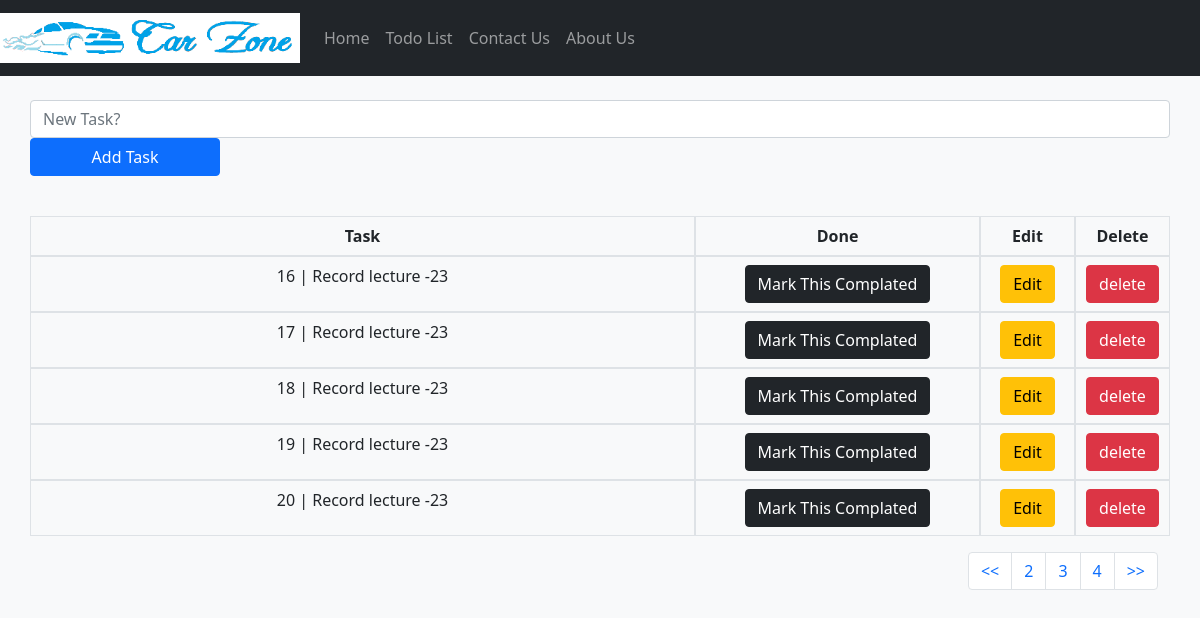
/todolist/?pg=3, run on the app's committed database.
### todolist_app/models.py (models this page shows, shortened)
class Tasklist(models.Model):
    task = models.CharField(max_length=300)
    done = models.BooleanField(default=False)

### todolist_app/views.py (the view)
# urls.py: path('todolist/', include('todolist_app.urls')),
def todolist(request):
    if request.method == "POST":
        form = TaskForm(request.POST or None)
        if form.is_valid():
            form.save()
        messages.success(request, 'New Task Added!')
        return redirect('todolist')
    else:
        all_tasks = Tasklist.objects.all()
        paginator = Paginator(all_tasks, 5)
        page = request.GET.get('pg')
        all_tasks = paginator.get_page(page)
        return render(request, 'todolist.html', {'all_tasks': all_tasks})

### todolist_app/templates/todolist.html (shortened to what this page needs)
{% extends 'base.html' %}
{% block content %}
  <div class="container">
      <form method="POST" class="row">
          <input type="text" class="form-control col-lg-6" name="task" placeholder="New Task?">
          <button type="submit" class="btn btn-primary col-lg-2">Add Task</button>
      </form>
      <br>
      <table class="table table-bordered text-center">
          <thead class="thead-dark">
              <tr class="row">
                  <th class="col-7">Task</th>
                  <th class="col-3">Done</th>
                  <th class="col-1">Edit</th>
                  <th class="col-1">Delete</th>
              </tr>
          </thead>
          <tbody>
          {% if all_tasks %}
              {% for obj in all_tasks %}
                  {% if obj.done %}
                  <tr class="table-success row">
                      <td class="col-7">{{obj.id}} | {{obj.task}}</td>
                      <td class="col-3"><a href="{% url 'pending_task' obj.id %}"><button type="button" class="btn btn-dark">Mark this Pending</button></a></td>
                      <td class="col-1"><a href="{% url 'edit_task' obj.id %}"><button type="button" class="btn btn-warning">Edit</button></a></td>
                      <td class="col-1"><a href="{% url 'delete_task' obj.id %}"><button type="button" class="btn btn-danger">delete</button></a></td>
                  </tr>
                  {% else %}
                  <tr class="row">
                      <td class="col-7">{{obj.id}} | {{obj.task}}</td>
                      <td class="col-3"><a href="{% url 'complate_task' obj.id %}"><button type="button" class="btn btn-dark">Mark This Complated</button></a></td>
                      <td class="col-1"><a href="{% url 'edit_task' obj.id %}"><button type="button" class="btn btn-warning">Edit</button></a></td>
                      <td class="col-1"><a href="{% url 'delete_task' obj.id %}"><button type="button" class="btn btn-danger">delete</button></a></td>
                  </tr>
                  {% endif %}
              {% endfor %}
          {% endif %}
          </tbody>
      </table>
      <nav aria-label="Page navigation example">
          <ul class="pagination justify-content-end">
            <li class="page-item"><a class="page-link" href="?pg=1"><<</a></li>
            {% if all_tasks.has_previous %}
            <li class="page-item"><a class="page-link" href="?pg={{ all_tasks.previous_page_number }}">{{ all_tasks.previous_page_number }}</a></li>
            {% endif %}
            <li class="page-item"><a class="page-link" href="?pg={{ all_tasks.number }}">{{ all_tasks.number }}</a></li>
            {% if all_tasks.has_next %}
            <li class="page-item"><a class="page-link" href="?pg={{ all_tasks.next_page_number }}">{{ all_tasks.next_page_number }}</a></li>
            {% endif %}
            <li class="page-item"><a class="page-link" href="?pg={{ all_tasks.paginator.num_pages }}">>></a></li>
          </ul>
      </nav>
  </div>
{% endblock content %}

### data on the page
Tasklist: id "16", task "Record lecture -23"
Tasklist: id "17", task "Record lecture -23"
Tasklist: id "18", task "Record lecture -23"
Tasklist: id "19", task "Record lecture -23"
Tasklist: id "20", task "Record lecture -23"

### other printed values
{{ all_tasks.previous_page_number }} "2"
{{ all_tasks.number }} "3"
{{ all_tasks.next_page_number }} "4"
